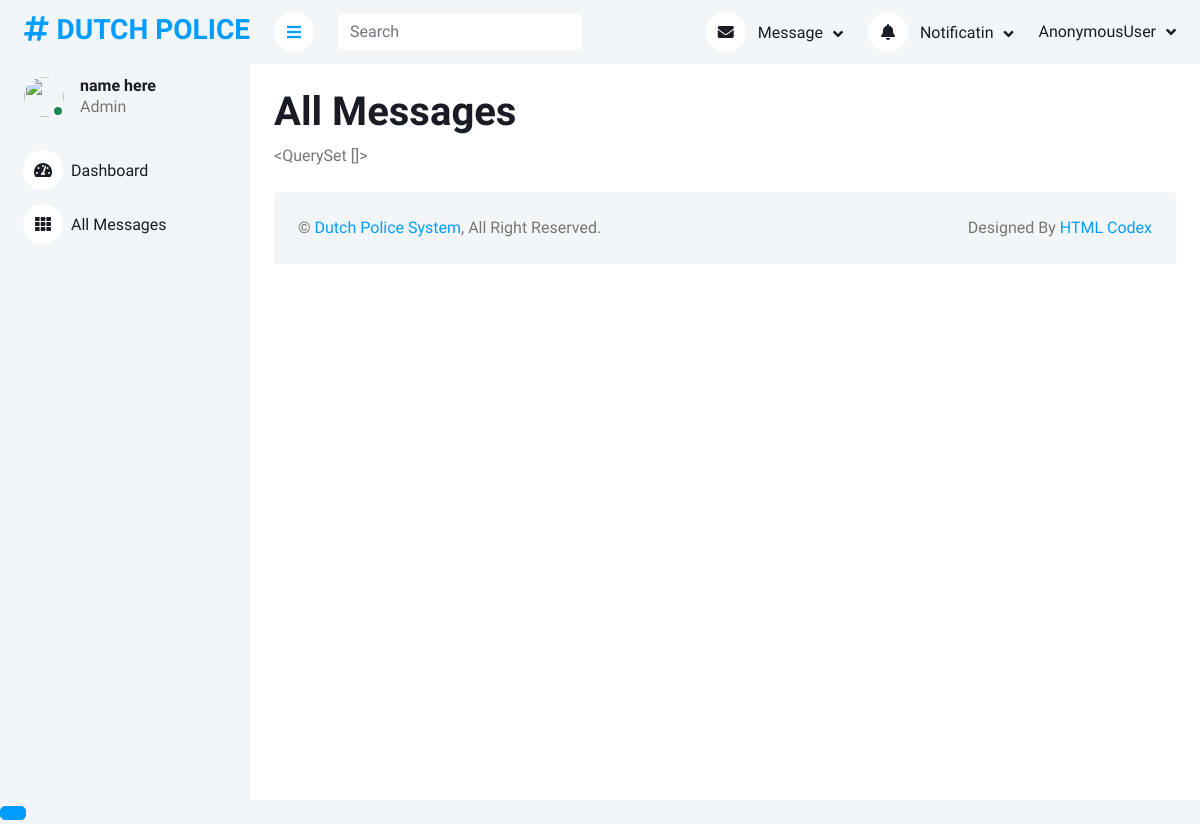
Before: /government/allMessages with the older database file.
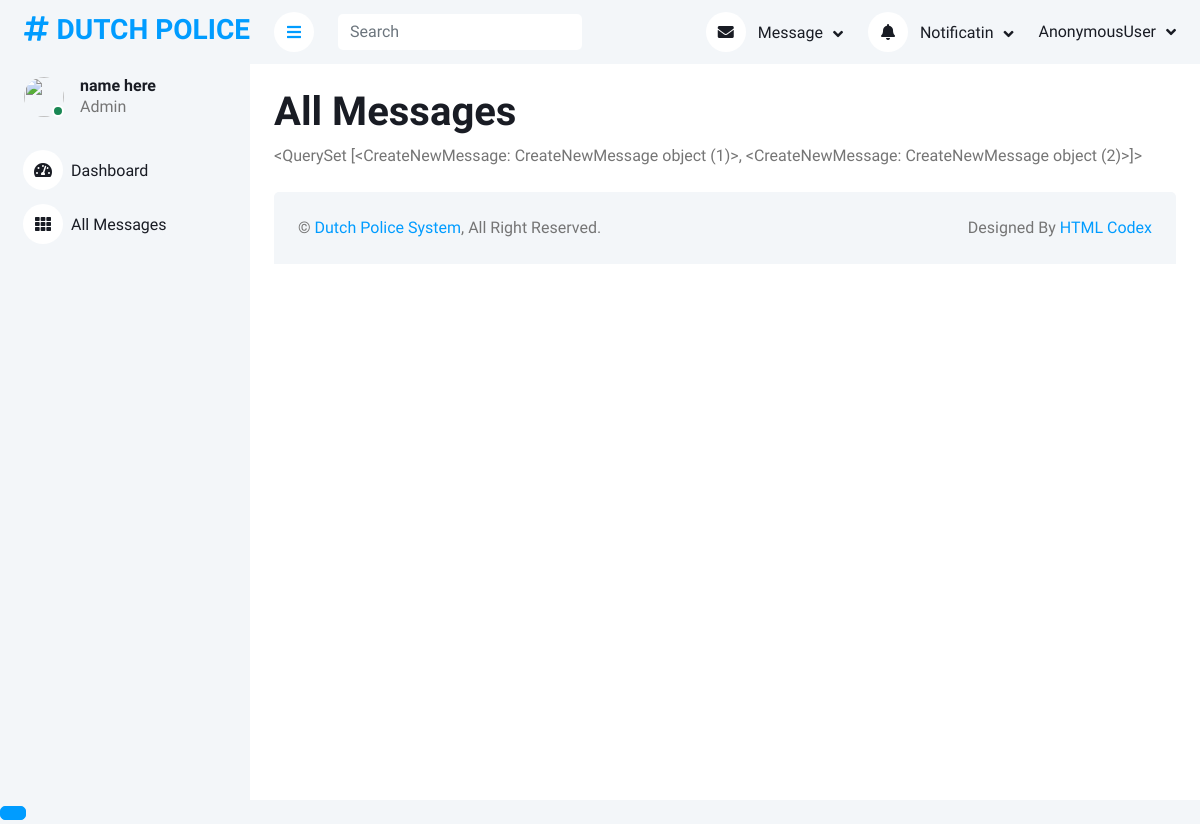
After: the same page with the newer database file.
### userNotifications/models.py (models this page shows)
class CreateNewMessage(models.Model):
    priorityLevel = (
        ('Low', 'Low'),
        ('Medium', 'Medium'),
        ('High', 'High'),
    )
    status=(
        ('open','Open'),
        ('closed','Resolved')
    )
    date = models.DateField()
    name= models.CharField(max_length= 45)
    email = models.CharField(max_length=50)
    content= models.CharField(max_length=100)
    levelOfPriority = models.CharField(max_length=6, choices=priorityLevel)
    status = models.CharField(max_length=6, choices=status)

### userNotifications/views.py (the view)
# urls.py: path('allMessages',allUserList,name="allMessages"),
def allUserList(request):
    messageList = CreateNewMessage.objects.all()#select * from createnewmessage
    context={'list':messageList}
    return render(request,'policeUsers/allMessages.html',context)

### templates/policeUsers/allMessages.html
{% extends 'policeUserBase.html' %}
{% load static %}
{% block content %}
<h1>All Messages </h1>
 {{list}}
{% endblock %}

### templates/policeUserBase.html (shortened to what this page needs)
<!DOCTYPE html>
  {% load static %}
  <!DOCTYPE html>
<html lang="en">
<head>
    <link href="https://cdnjs.cloudflare.com/ajax/libs/font-awesome/5.10.0/css/all.min.css" rel="stylesheet">
    <link href="https://cdn.jsdelivr.net/npm/bootstrap-icons@1.4.1/font/bootstrap-icons.css" rel="stylesheet">
    <link href="{% static 'policeDashboard/css/bootstrap.min.css' %}" rel="stylesheet">
    <link href="{% static 'policeDashboard/css/style.css' %}" rel="stylesheet">
</head>
<body>
    <div class="container-xxl position-relative bg-white d-flex p-0">
        <div class="sidebar pe-4 pb-3">
            <nav class="navbar bg-light navbar-light">
                <a href="#" class="navbar-brand mx-4 mb-3">
                    <h3 class="text-primary"><i class="fa fa-hashtag me-2"></i>DUTCH POLICE</h3>
                </a>
                <div class="d-flex align-items-center ms-4 mb-4">
                    <div class="position-relative">
                        <img class="rounded-circle" src="{% static 'policeDashboard/img/user.jpg' %}" alt="" style="width: 40px; height: 40px;">
                        <div class="bg-success rounded-circle border border-2 border-white position-absolute end-0 bottom-0 p-1"></div>
                    </div>
                    <div class="ms-3">
                        <h6 class="mb-0">name here</h6>
                        <span>Admin</span>
                    </div>
                </div>
                <div class="navbar-nav w-100">
                    <a href="#" class="nav-item nav-link"><i class="fa fa-tachometer-alt me-2"></i>Dashboard</a>
                    <a href="'{% url 'allMessages' %}" class="nav-item nav-link"><i class="fa fa-th me-2"></i>All Messages</a>
                </div>
            </nav>
        </div>
        <div class="content">
            <nav class="navbar navbar-expand bg-light navbar-light sticky-top px-4 py-0">
                <a href="#" class="sidebar-toggler flex-shrink-0">
                    <i class="fa fa-bars"></i>
                </a>
                <form class="d-none d-md-flex ms-4">
                    <input class="form-control border-0" type="search" placeholder="Search">
                </form>
                <div class="navbar-nav align-items-center ms-auto">
                    <div class="nav-item dropdown">
                        <a href="#" class="nav-link dropdown-toggle" data-bs-toggle="dropdown">
                            <i class="fa fa-envelope me-lg-2"></i>
                            <span class="d-none d-lg-inline-flex">Message</span>
                        </a>
                    </div>
                    <div class="nav-item dropdown">
                        <a href="#" class="nav-link dropdown-toggle" data-bs-toggle="dropdown">
                            <i class="fa fa-bell me-lg-2"></i>
                            <span class="d-none d-lg-inline-flex">Notificatin</span>
                        </a>
                    </div>
                    <div class="nav-item dropdown">
                        <a href="#" class="nav-link dropdown-toggle" data-bs-toggle="dropdown">
                            <span class="d-none d-lg-inline-flex">{{request.user}}</span>
                        </a>
                    </div>
                </div>
            </nav>
            <div class="container-fluid pt-4 px-4">
                      {% block content %}
                      {% endblock%}
            </div>
            <div class="container-fluid pt-4 px-4">
                <div class="bg-light rounded-top p-4">
                    <div class="row">
                        <div class="col-12 col-sm-6 text-center text-sm-start">
                            &copy; <a href="#">Dutch Police System</a>, All Right Reserved.
                        </div>
                        <div class="col-12 col-sm-6 text-center text-sm-end">
                            Designed By <a href="https://htmlcodex.com">HTML Codex</a>
                        </div>
                    </div>
                </div>
            </div>
        </div>
    </div>
    <div class="modal fade" id="logoutModal" tabindex="-1" aria-labelledby="exampleModalLabel" aria-hidden="true">
        <div class="modal-dialog">
            <div class="modal-content">
            <div class="modal-footer">
                <a href="{%url 'logout' %}" type="button" class="btn btn-primary">Logout</button>
            </div>
        </div>
    </div>
  </div>
</body>
</html>

### static/policeDashboard/css/style.css (style rules this page uses)
:root { --primary: #009CFF; --light: #F3F6F9; --dark: #191C24; }
.btn { transition: .5s; }
.btn.btn-primary { color: #FFFFFF; }
.sidebar { position: fixed; top: 0; left: 0; bottom: 0; width: 250px; height: 100vh; overflow-y: auto; background: var(--light); transition: 0.5s; z-index: 999; }
.content { margin-left: 250px; min-height: 100vh; background: #FFFFFF; transition: 0.5s; }
@media (min-width: 992px) { .sidebar { margin-left: 0; } }
@media (min-width: 992px) { .content { width: calc(100% - 250px); } }
.sidebar .navbar .navbar-nav .nav-link { padding: 7px 20px; color: var(--dark); font-weight: 500; border-left: 3px solid var(--light); border-radius: 0 30px 30px 0; outline: none; }
.sidebar .navbar .navbar-nav .nav-link i { width: 40px; height: 40px; display: inline-flex; align-items: center; justify-content: center; background: #FFFFFF; border-radius: 40px; }
.content .navbar .navbar-nav .nav-link { margin-left: 25px; padding: 12px 0; color: var(--dark); outline: none; }
.content .navbar .sidebar-toggler, .content .navbar .navbar-nav .nav-link i { width: 40px; height: 40px; display: inline-flex; align-items: center; justify-content: center; background: #FFFFFF; border-radius: 40px; }
.content .navbar .dropdown-toggle::after { margin-left: 6px; vertical-align: middle; border: none; content: "\f107"; font-family: "Font Awesome 5 Free"; font-weight: 900; transition: .5s; }

Changed rows visible on the page:
added CreateNewMessage: id "<QuerySet [<CreateNewMessage: CreateNewMessage object (1)>, <CreateNewMessage: CreateNewMessage object (2)>]>"
Other visible differences:
{{ list }}: "<QuerySet []>" → (not shown)
